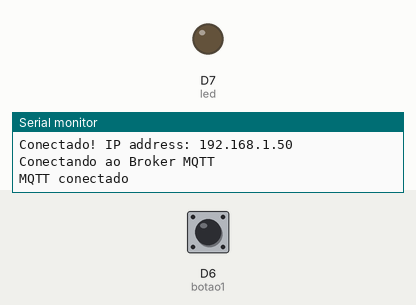
Recording of a sketch running on a simulated ESP8266 (NodeMCU). Shown: output pins drawn as LEDs (lit = HIGH), the last lines printed to the serial monitor. The inputs (shaded band) are chosen by the test bench; at power-on: D6 (botao1) LOW. WiFi joins after 1.5 s; servers stay silent unless stated; no MQTT or app messages arrive unless stated.

Above: at 9.2 s.
9.3 s: D6 (botao1) pulled HIGH for 3.2 s
At 13.2 s:
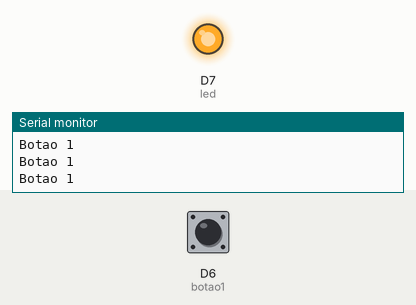
14.0 s: D6 (botao1) pulled HIGH for 0.3 s
At 15.3 s:
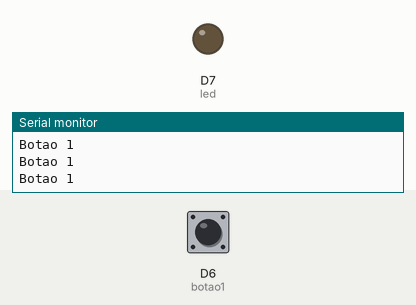
Timing chart, 0 to 17.0 s (numbered marks = the images above; inputs shaded):
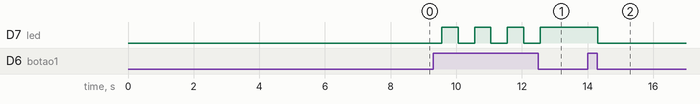

The sketch:

esp8266_LOLin_MQTT_v01.ino
```cpp
// ------------------------------------
#include <PubSubClient.h>
#include <ESP8266WiFi.h>

//Informações do WiFi
#define WIFISSID "warbrito"
#define WIDIPASS "gb240820"

//Informações do Servidor MQTT
const char* mqttserver = "192.168.15.10";
int mqttserverport = 1883;
const char* mqttuser = "renatobrito";
const char* mqttpass = "gb240820";

//Variáveis
WiFiClient wifiClient;
PubSubClient ConexaoMQTT(wifiClient);
int UltimoValor = 0;
int TimeCounter = 0;

// ------------------------------------
int botao1  = D6;
int led     = D7;      // ok, funcionou

bool LedState = 0;
int buttonState = 0;
bool guardaEstado = LOW;

// ------------------------------------
void reconnect() {
// ------------------------------------
  ConexaoMQTT.setServer(mqttserver, mqttserverport);
  while (!ConexaoMQTT.connected()) {
    Serial.println("Conectando ao Broker MQTT");
    ConexaoMQTT.connect("esp8266",mqttuser,mqttpass);
    delay(3000);
  }
  Serial.println("MQTT conectado");
}

// ------------------------------------
void setup() {
// ------------------------------------
  Serial.begin(115200); /*Baud rate for serial communication*/

  pinMode(led, OUTPUT);
  pinMode(botao1, INPUT);
  digitalWrite(led,LOW);

  Serial.begin(115200);
  Serial.println();
  Serial.print("MAC: ");
  Serial.println(WiFi.macAddress());
  // IPAddress ip(192, 168, 0, 155);
  // IPAddress gateway(192, 168, 0, 1);
  // IPAddress subnet(255, 255, 255, 0);
  // IPAddress dns(192, 168, 0, 1);
  // WiFi.config(ip, dns, gateway, subnet);
  WiFi.begin(WIFISSID, WIDIPASS);
  delay(5000);
  while (WiFi.status() != WL_CONNECTED)
  {
    delay(500);
    Serial.print(".");
  }
  Serial.println("");
  Serial.print("Conectado! IP address: ");
  Serial.println(WiFi.localIP());

  if (!ConexaoMQTT.connected()) {
    reconnect();
  }

  // pinMode(PINbotao, INPUT);

  //Configura Sensores através do MQTT Discovery do Home Assistant
  String novosensor = "{\"expire_after\": \"600\", \"icon\": \"mdi:gesture-tap-button\", \"name\": \"Interruptor 1 ESP8266\", \"state_topic\": \"esp8266/interruptor1/state\"}";
  ConexaoMQTT.publish("homeassistant/binary_sensor/esp8266/interruptor1/config",novosensor.c_str(),false);

  //Primeira leitura
  // int LeituraSwitchD1Pin = digitalRead(PINbotao);
  // Serial.print("Primeira Leitura: ");
  // Serial.println(LeituraSwitchD1Pin);

  // if (LeituraSwitchD1Pin == 0) {
  //   UltimoValor = LeituraSwitchD1Pin;
  //   ConexaoMQTT.publish("esp8266/interruptor1/state","OFF");
  // } else if (LeituraSwitchD1Pin == 1) {
  //   UltimoValor = LeituraSwitchD1Pin;
  //   ConexaoMQTT.publish("esp8266/interruptor1/state","ON");
  // }
    UltimoValor = 0;
    ConexaoMQTT.publish("esp8266/interruptor1/state","OFF");


}

void loop() {

  if (!ConexaoMQTT.connected()) {
    reconnect();
  }

// ------------------------------------

    buttonState = digitalRead(botao1);
    if (buttonState == HIGH) {
      guardaEstado = !guardaEstado;
      delay(250);
      Serial.println("Botao 1");
    }
    digitalWrite(led,guardaEstado);
    if (guardaEstado == 0) {
      ConexaoMQTT.publish("esp8266/interruptor1/state","OFF");
    } else {
      ConexaoMQTT.publish("esp8266/interruptor1/state","ON");
    }

// ------------------------------------

  // int LeituraSwitchD1Pin = digitalRead(PINbotao);
  // Serial.println(LeituraSwitchD1Pin);
  // if (LeituraSwitchD1Pin != UltimoValor) {
  //   if (LeituraSwitchD1Pin == 0) {
  //     UltimoValor = LeituraSwitchD1Pin;
  //     ConexaoMQTT.publish("esp8266/interruptor1/state","OFF");
  //   } else if (LeituraSwitchD1Pin == 1) {
  //     UltimoValor = LeituraSwitchD1Pin;
  //     ConexaoMQTT.publish("esp8266/interruptor1/state","ON");
  //   }
  // }
// ------------------------------------
  if (TimeCounter < 1200) {
    TimeCounter++;
  } else if (TimeCounter >= 1200) {
    if (guardaEstado == 0) {
      ConexaoMQTT.publish("esp8266/interruptor1/state","OFF");
    } else {
      ConexaoMQTT.publish("esp8266/interruptor1/state","ON");
    }
    TimeCounter = 0;
  }
  delay(250);
}
```

Measured:
- after the input at 9.3 s, D7 (led): alternates HIGH for 0.50 s and LOW for 0.50 s, 7 changes in all, then stays HIGH, starting after 0.26 s
- after the input at 14.0 s, D7 (led): HIGH → LOW after 0.31 s
